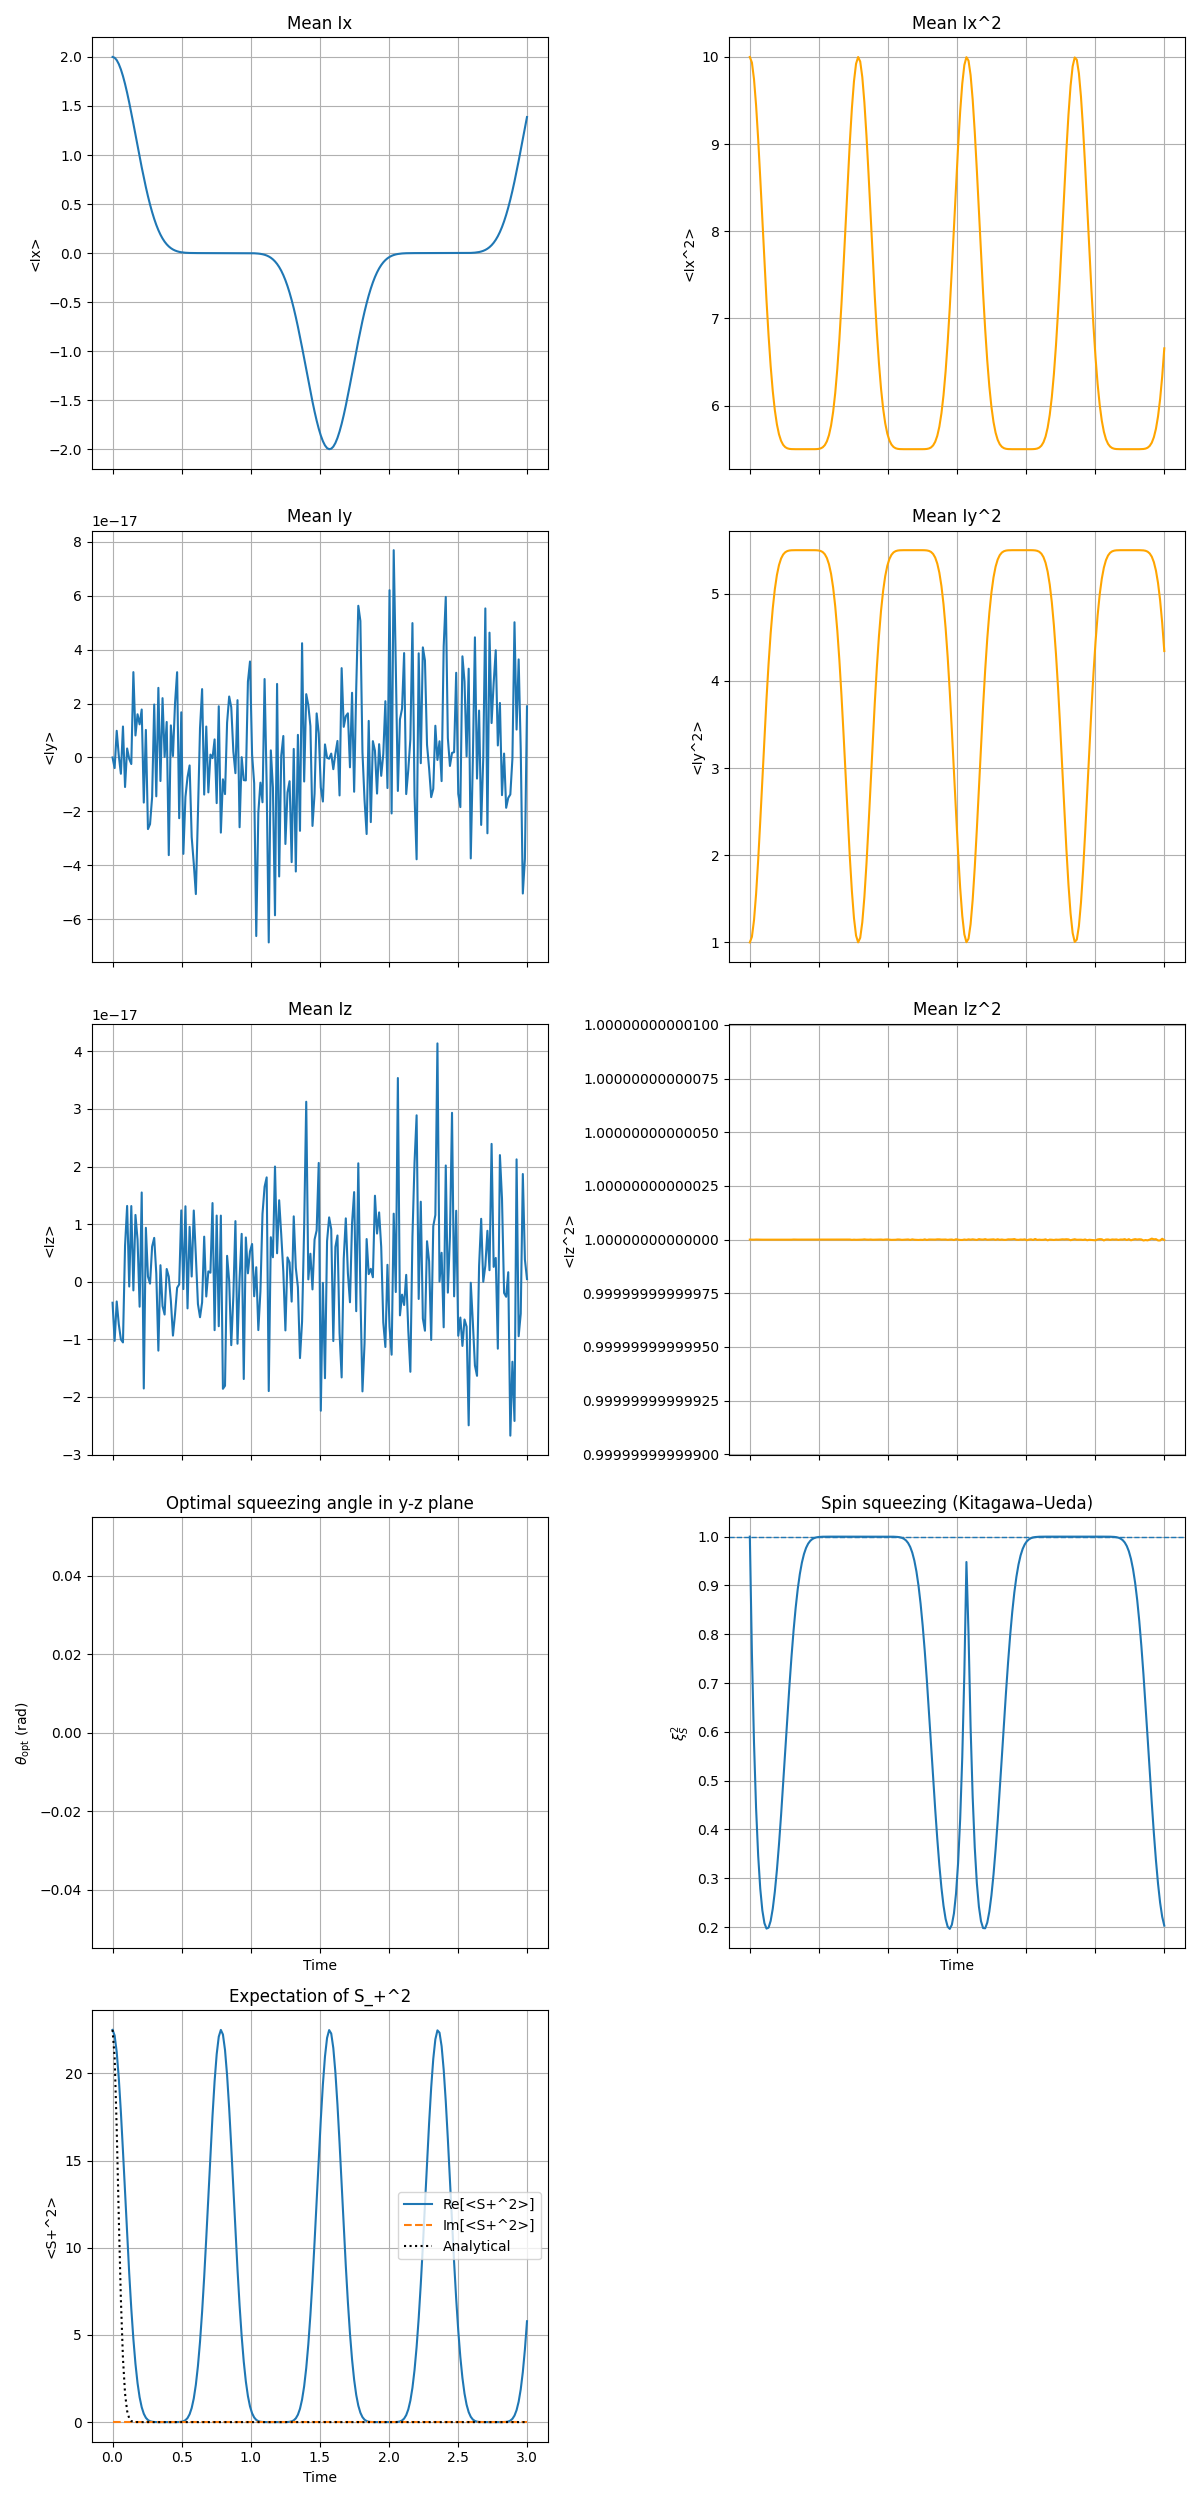

Write Python code to recreate this figure.
import numpy as np
import scipy.linalg
import matplotlib.pyplot as plt
import math
from scipy.linalg import expm

def get_system_operators():
    """Returns system Pauli matrices and identity."""
    sx = np.array([[0, 1], [1, 0]], dtype=complex)
    sy = np.array([[0, -1j], [1j, 0]], dtype=complex)
    sz = np.array([[1, 0], [0, -1]], dtype=complex)
    id_S = np.eye(2, dtype=complex)
    return sx, sy, sz, id_S

def get_bath_operators(N):
    """Returns bath spin operators in Dickie basis."""
    dim_B = N + 1
    J_bath = N / 2.0
    m_values = np.arange(-N//2, N//2 + 1)
    
    # J_z is diagonal
    Jz_B = np.diag(m_values).astype(complex)
    
    # J_+ ladder operator
    Jp_B = np.zeros((dim_B, dim_B), dtype=complex)
    for i, m in enumerate(m_values):
        if i < dim_B - 1:
            coeff = np.sqrt(J_bath*(J_bath+1) - m*(m+1))
            Jp_B[i+1, i] = coeff   
            
    Jm_B = Jp_B.conj().T
    
    Jx_B = 0.5 * (Jp_B + Jm_B)
    Jy_B = 0.5 * (Jp_B - Jm_B) / 1j
    id_B = np.eye(dim_B, dtype=complex)
    
    return Jx_B, Jy_B, Jz_B, Jp_B, id_B, m_values

def get_total_operators(N):
    """Constructs total system x bath operators."""
    sx, sy, sz, id_S = get_system_operators()
    Jx_B, Jy_B, Jz_B, Jp_B, id_B, m_values = get_bath_operators(N)
    
    # System operators in full space
    S_x = np.kron(sx, id_B)
    S_z = np.kron(sz, id_B)
    
    # Bath operators in full space
    I_x = np.kron(id_S, Jx_B)
    I_y = np.kron(id_S, Jy_B)
    I_z = np.kron(id_S, Jz_B)
    
    I_p = np.kron(id_S, Jp_B)
    
    return {
        'S_x': S_x, 'S_z': S_z,
        'I_x': I_x, 'I_y': I_y, 'I_z': I_z,
        'I_p': I_p,
        'm_values': m_values
    }

def get_psi0(N, m_values):
    """Constructs the initial state."""
    def cm(m):
        c = math.comb(N, N//2 + m)
        return (1/(2**(N/2))) * math.sqrt(c)
    
    dim_B = N + 1
    psiB0 = np.zeros(dim_B, dtype=complex)
    for i, m in enumerate(m_values):
        psiB0[i] = cm(m)
    
    psiS0 = np.array([1.0, 1.0]) / np.sqrt(2.0)
    psi0 = np.kron(psiS0, psiB0)
    return psi0

def get_hamiltonian(ops, Omega, omega, g_int):
    """Constructs the Hamiltonian."""
    S_x = ops['S_x']
    I_x = ops['I_x']
    I_z = ops['I_z']
    
    I_z2 = I_z @ I_z
    
    # H = (Omega/2) S_x + omega I_x + g_int * S_x * I_z^2
    H = (Omega / 2.0) * S_x + omega * I_x + g_int * (S_x @ I_z2)
    return H

def get_psit(H, psi0, t):
    """Calculates the state at time t."""
    U = expm(-1j * H * t)
    return U @ psi0

def run_simulation(N, times, H, psi0, ops):
    """Runs the time evolution and calculates observables."""
    I_x = ops['I_x']
    I_y = ops['I_y']
    I_z = ops['I_z']
    I_p = ops['I_p']
    J_bath = N / 2.0
    
    I_p2 = I_p @ I_p
    Iyz_sym = 0.5 * (I_y @ I_z + I_z @ I_y)
    
    results = {
        'mean_Ix': [], 'mean_Iy': [], 'mean_Iz': [],
        'mean_Ix2': [], 'mean_Iy2': [], 'mean_Iz2': [],
        'mean_Ip2': [], 'mean_Iyz': [],
        'min_var': [], 'xiS2': [], 'xiR2': [], 'theta_opt': []
    }
    
    print("Starting time evolution...")
    for t in times:
        psi = get_psit(H, psi0, t)
        
        def expect(Op):
            return np.real(np.vdot(psi, Op @ psi))
        
        # Calculate moments
        mean_Ix = expect(I_x)
        mean_Iy = expect(I_y)
        mean_Iz = expect(I_z)
        
        mean_Ix2 = expect(I_x @ I_x)
        mean_Iy2 = expect(I_y @ I_y)
        mean_Iz2 = expect(I_z @ I_z) 
        mean_Ip2 = expect(I_p2) 
        
        mean_Iyz_sym = expect(Iyz_sym)
        
        # ---- variances and covariance (physical units) ----
        dIy2 = mean_Iy2 - mean_Iy**2
        dIz2 = mean_Iz2 - mean_Iz**2
        cov  = mean_Iyz_sym - mean_Iy*mean_Iz
        
        # ---- minimal variance in the transverse (y-z) plane ----
        tr  = dIy2 + dIz2
        det_term = (dIy2 - dIz2)**2 + 4*cov**2
        min_var = 0.5 * (tr - np.sqrt(det_term))
        results['min_var'].append(min_var)
        
        # ---- squeezing parameters ----
        xiS2 = (2.0 * min_var) / J_bath
        results['xiS2'].append(xiS2)
        
        if abs(mean_Ix) > 1e-12:
            xiR2 = (N * min_var) / (mean_Ix**2)
        else:
            xiR2 = np.nan
        results['xiR2'].append(xiR2)
        
        results['mean_Ix'].append(4*mean_Ix/N)
        results['mean_Iy'].append(4*mean_Iy/N)
        results['mean_Iz'].append(4*mean_Iz/N)
        results['mean_Ix2'].append(4*mean_Ix2/N)
        results['mean_Iy2'].append(4*mean_Iy2/N)
        results['mean_Iz2'].append(4*mean_Iz2/N)
        results['mean_Ip2'].append(mean_Ip2)
        results['mean_Iyz'].append(4*mean_Iyz_sym/N)
        
        theta_opt = np.tan(2.0 * cov/ (dIy2 - dIz2))
        results['theta_opt'].append(theta_opt)
        
    return results

def plot_results(times, results, N, g_int):
    """Plots the simulation results."""
    mean_Ix_list = results['mean_Ix']
    mean_Iy_list = results['mean_Iy']
    mean_Iz_list = results['mean_Iz']
    mean_Ix2_list = results['mean_Ix2']
    mean_Iy2_list = results['mean_Iy2']
    mean_Iz2_list = results['mean_Iz2']
    mean_Ip2_list = results['mean_Ip2']
    xiS2_list = results['xiS2']
    theta_opt_list = results['theta_opt']
    
    print("Evolution complete. Plotting...")

    theta2 = np.unwrap(np.array(theta_opt_list))
    theta_opt_list = 0.5 * theta2

    # Plotting
    fig, axes = plt.subplots(5, 2, figsize=(12, 25), sharex=True)

    # --- Row 1: Means ---
    axes[0, 0].plot(times, mean_Ix_list, label='<Ix>')
    axes[0, 0].set_ylabel('<Ix>')
    axes[0, 0].set_title('Mean Ix')
    axes[0, 0].grid(True)

    axes[1, 0].plot(times, mean_Iy_list, label='<Iy>')
    axes[1, 0].set_ylabel('<Iy>')
    axes[1, 0].set_title('Mean Iy')
    axes[1, 0].grid(True)

    axes[2, 0].plot(times, mean_Iz_list, label='<Iz>')
    axes[2, 0].set_ylabel('<Iz>')
    axes[2, 0].set_title('Mean Iz')
    axes[2, 0].grid(True)

    # --- Column 2: Second moments ---
    axes[0, 1].plot(times, mean_Ix2_list, label='<Ix^2>', color='orange')
    axes[0, 1].set_ylabel('<Ix^2>')
    axes[0, 1].set_title('Mean Ix^2')
    axes[0, 1].grid(True)

    axes[1, 1].plot(times, mean_Iy2_list, label='<Iy^2>', color='orange')
    axes[1, 1].set_ylabel('<Iy^2>')
    axes[1, 1].set_title('Mean Iy^2')
    axes[1, 1].grid(True)

    axes[2, 1].plot(times, mean_Iz2_list, label='<Iz^2>', color='orange')
    axes[2, 1].set_ylabel('<Iz^2>')
    axes[2, 1].set_title('Mean Iz^2')
    axes[2, 1].grid(True)
    axes[2, 1].ticklabel_format(style='plain', useOffset=False)

    # --- Row 4: Optimal angle & Squeezing ---
    axes[3, 0].plot(times, theta_opt_list, label=r'$\theta_{\mathrm{opt}}$')
    axes[3, 0].set_ylabel(r'$\theta_{\mathrm{opt}}$ (rad)')
    axes[3, 0].set_xlabel('Time')
    axes[3, 0].set_title('Optimal squeezing angle in y-z plane')
    axes[3, 0].grid(True)

    axes[3, 1].plot(times, xiS2_list, label=r'$\xi_S^2$')
    axes[3, 1].axhline(1.0, linestyle='--', linewidth=1)
    axes[3, 1].set_ylabel(r'$\xi_S^2$')
    axes[3, 1].set_xlabel('Time')
    axes[3, 1].set_title('Spin squeezing (Kitagawa–Ueda)')
    axes[3, 1].grid(True)

    # --- Row 5: <S+^2> ---
    axes[4, 0].plot(times, np.real(mean_Ip2_list), label='Re[<S+^2>]')
    axes[4, 0].plot(times, np.imag(mean_Ip2_list), label='Im[<S+^2>]', linestyle='--')
    
    # Analytical
    a_param = g_int
    p_t = np.exp(-2 * N * (a_param**2) * (times**2)) * (N**2/4.0 - N/4.0)
    axes[4, 0].plot(times, p_t, label='Analytical', linestyle=':', color='black')
    
    axes[4, 0].set_ylabel('<S+^2>')
    axes[4, 0].set_xlabel('Time')
    axes[4, 0].set_title('Expectation of S_+^2')
    axes[4, 0].legend()
    axes[4, 0].grid(True)
    
    axes[4, 1].axis('off')

    plt.tight_layout()
    plt.savefig('spin_squeezing_dickie.png')
    print("Saved plot to 'spin_squeezing_dickie.png'")


def main():
    # Parameters
    N = 10
    J_bath = N / 2.0
    
    # Physical Parameters
    J_coupling = 2.0
    Omega = 0.0
    omega = 0.0
    g_int = (J_coupling**2) / 1.0 # J^2/Omega assumed 1.0 denominator here? User code had 1.0.
    
    # Time parameters
    t_max = 3.0
    steps = 200
    times = np.linspace(0, t_max, steps)

    print(f"Generating operators for N={N} (Bath Spin J={J_bath})...")
    
    ops = get_total_operators(N)
    psi0 = get_psi0(N, ops['m_values'])
    H = get_hamiltonian(ops, Omega, omega, g_int)
    
    results = run_simulation(N, times, H, psi0, ops)
    plot_results(times, results, N, g_int)
    
    # Old debug print
    # print(results['mean_Iz2'][-1]) # not exactly trivial to match the exact end print

if __name__ == "__main__":
    main()
